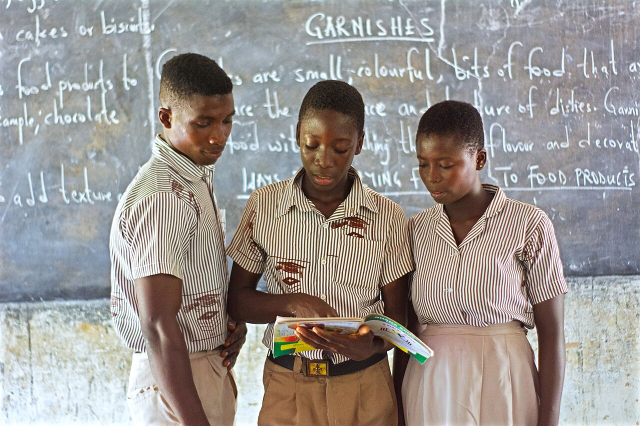
#> input picture marketing/site-vitrine/photos/hero-classe.jpg, 1280 x 852 px (shown at 1/2 size)
$ python generer.py
#> lines starting #> are read from the running program, lines starting #| are printed output that depends on the picture
# Génère les ressources images du site vitrine (landing/assets/) à partir des sources du dépôt :
# photos CC0 (marketing/site-vitrine/photos/), captures et icône de la fiche store
# (marketing/play-store/). Voir docs/refonte-site/SPEC.md §8.
#
# Usage : python3 marketing/site-vitrine/generer.py   (Pillow 11+ avec AVIF et WebP)
# Le script est idempotent : il écrase les fichiers produits à chaque exécution.
from pathlib import Path
from PIL import Image, ImageDraw, ImageFont, features

RACINE = Path(__file__).resolve().parents[2]
PHOTOS_SRC = Path(__file__).resolve().parent / "photos"
STORE = RACINE / "marketing/play-store"
ASSETS = RACINE / "landing/assets"
FONTS = ASSETS / "fonts"

AVIF = features.check("avif")


def sortie(*parties):
    chemin = ASSETS.joinpath(*parties)
    chemin.parent.mkdir(parents=True, exist_ok=True)
    return chemin


# ---------------------------------------------------------------- Photos (SPEC §8.1)
# Trois largeurs ; le 1200 est un redimensionnement de la source 1280 (jamais d'agrandissement).
PHOTOS = {
    "classe": "hero-classe.jpg",
    "eleves-lecture": "scolarite.jpg",
    "cahiers": "bulletins.jpg",
}
for nom, fichier in PHOTOS.items():
    source = Image.open(PHOTOS_SRC / fichier).convert("RGB")
#> source is the input picture: PIL image 1280x852 RGB; mean R, G, B 154.8, 149.8, 146.4
    for largeur in (480, 800, 1200):
        hauteur = round(source.height * largeur / source.width)
        img = source.resize((largeur, hauteur), Image.LANCZOS)
        img.save(sortie("photos", f"{nom}-{largeur}.jpg"), "JPEG", quality=78, progressive=True, optimize=True)
        img.save(sortie("photos", f"{nom}-{largeur}.webp"), "WEBP", quality=75, method=6)
        if AVIF:
            img.save(sortie("photos", f"{nom}-{largeur}.avif"), "AVIF", quality=50, speed=4)
#> this loop made 3 passes
#> pass 1, `img = source.resize((largeur, hauteur), Image.LANCZOS)`:
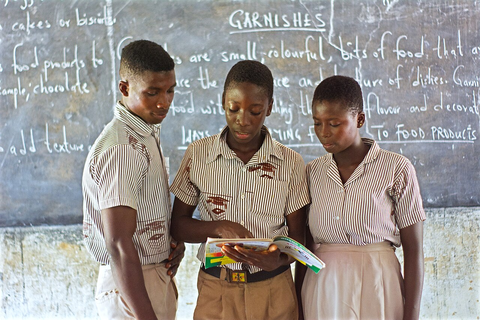
#> img: PIL image 480x320 RGB; mean R, G, B 154.8, 149.8, 146.4
#> pass 2, `img = source.resize((largeur, hauteur), Image.LANCZOS)`:
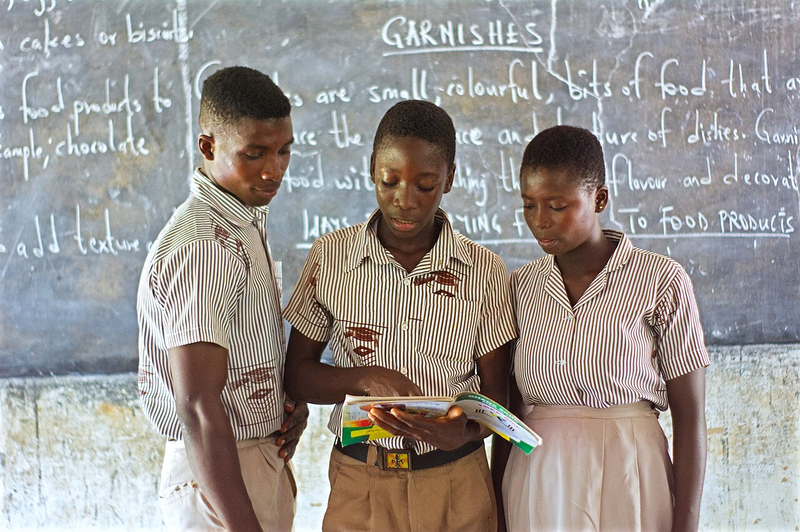
#> img: PIL image 800x532 RGB; mean R, G, B 154.7, 149.7, 146.3
#> pass 2 of the loop `for nom, fichier in PHOTOS.items():`:
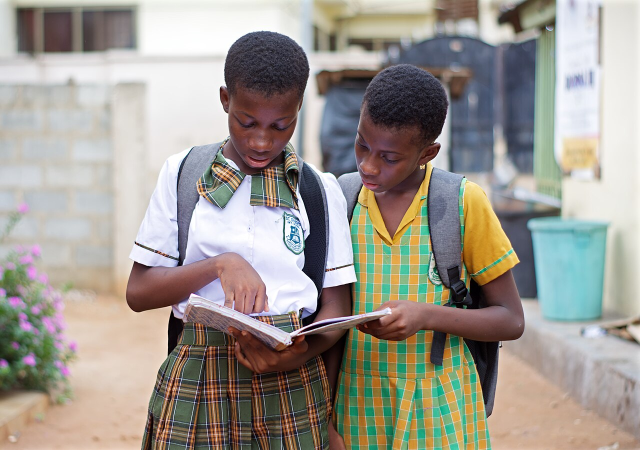
#> input picture marketing/site-vitrine/photos/scolarite.jpg, 1280 x 900 px (shown at 1/2 size)
#> source is the input picture: PIL image 1280x900 RGB; mean R, G, B 157.9, 152.8, 144.9
#> pass 3 of the loop `for nom, fichier in PHOTOS.items():`:
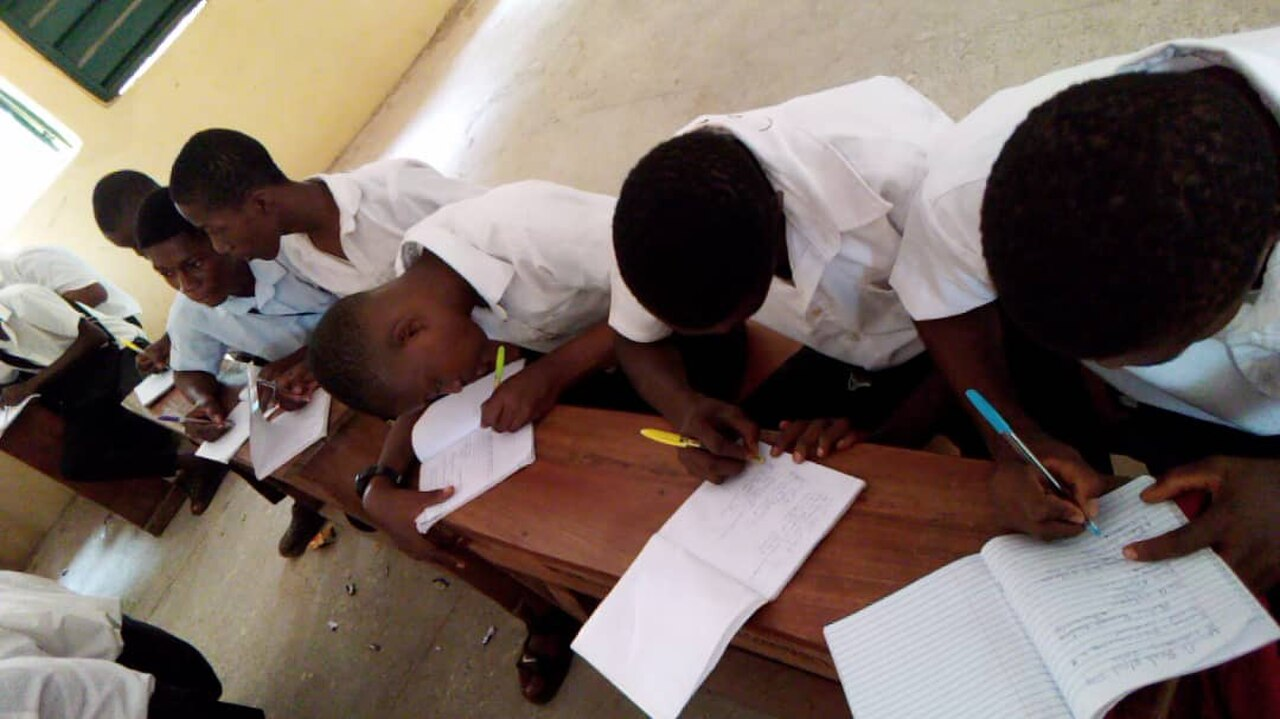
#> input picture marketing/site-vitrine/photos/bulletins.jpg, 1280 x 719 px
#> source is the input picture: PIL image 1280x719 RGB; mean R, G, B 119.1, 105.7, 98.9

# -------------------------------------------------------------- Captures (SPEC §8.2)
# Aucun recadrage : c'est le cadre CSS (aspect-ratio + object-fit) qui recadre.
CAPTURES = {
    "appel": "capture-1-feuille-appel.png",
    "notes": "capture-2-notes.png",
    "emploi-du-temps": "capture-3-emploi-du-temps.png",
    "accueil": "capture-4-accueil.png",
    "connexion": "capture-5-connexion.png",
}
for nom, fichier in CAPTURES.items():
    source = Image.open(STORE / fichier).convert("RGB")
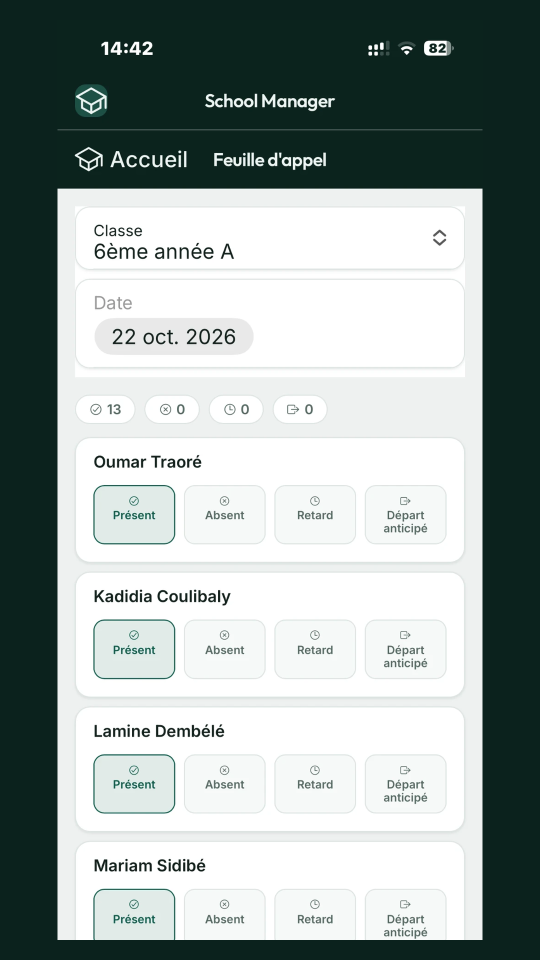
#> input picture marketing/play-store/capture-1-feuille-appel.png, 1080 x 1920 px (shown at 1/2 size)
#> source is the input picture: PIL image 1080x1920 RGB; mean R, G, B 154.5, 164.9, 162.4
    for largeur, hauteur in ((540, 960), (360, 640)):
        source.resize((largeur, hauteur), Image.LANCZOS).save(
            sortie("captures", f"{nom}-{largeur}.webp"), "WEBP", quality=80, method=6
        )
#> this loop made 2 passes
#> pass 1, `source.resize((largeur, hauteur), Image.LANCZOS).save( sortie("capture..`:
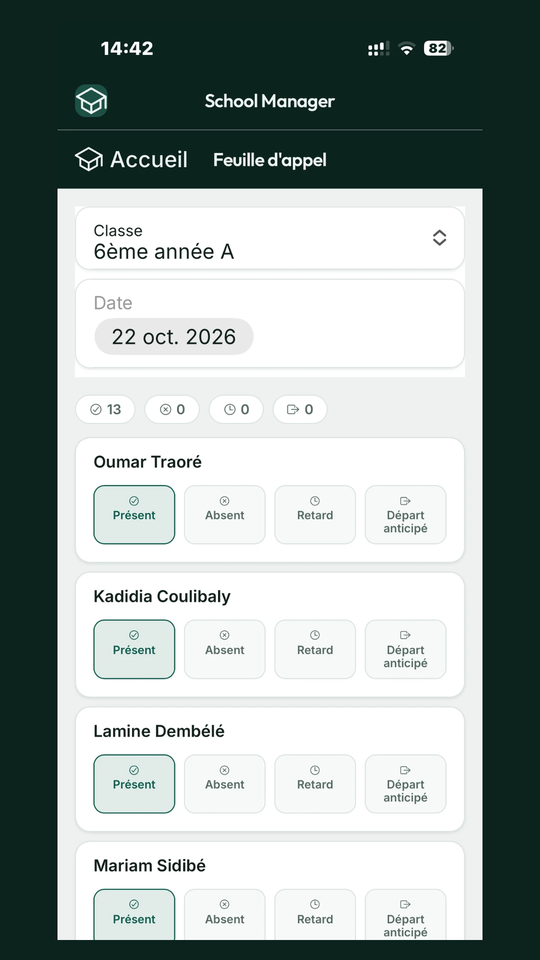
#> saved as appel-540.webp: PIL image 540x960 RGB; mean R, G, B 154.4, 164.8, 162.3
#> pass 2, `source.resize((largeur, hauteur), Image.LANCZOS).save( sortie("capture..`:
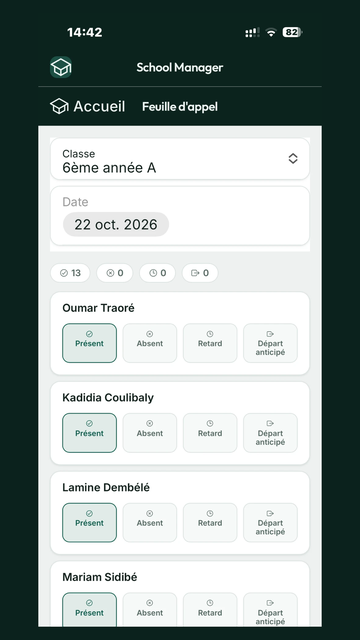
#> saved as appel-360.webp: PIL image 360x640 RGB; mean R, G, B 154.4, 164.8, 162.3
#> pass 2 of the loop `for nom, fichier in CAPTURES.items():`:
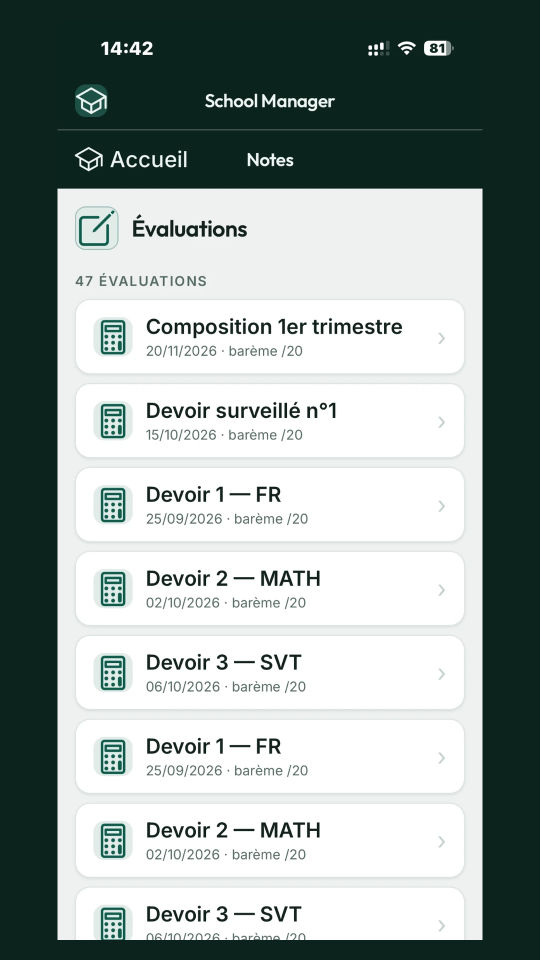
#> input picture marketing/play-store/capture-2-notes.png, 1080 x 1920 px (shown at 1/2 size)
#> source is the input picture: PIL image 1080x1920 RGB; mean R, G, B 151.6, 162.3, 159.8
#> the loop `for largeur, hauteur in ((540, 960), (360, 640)):` made 2 passes
#> pass 2, `source.resize((largeur, hauteur), Image.LANCZOS).save( sortie("capture..`:
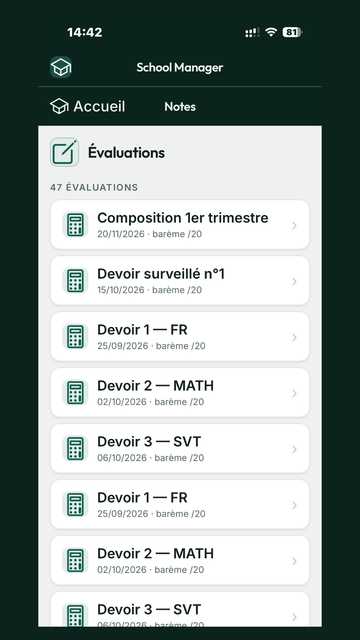
#> saved as notes-360.webp: PIL image 360x640 RGB; mean R, G, B 151.4, 162.1, 159.5
#> pass 3 of the loop `for nom, fichier in CAPTURES.items():`:
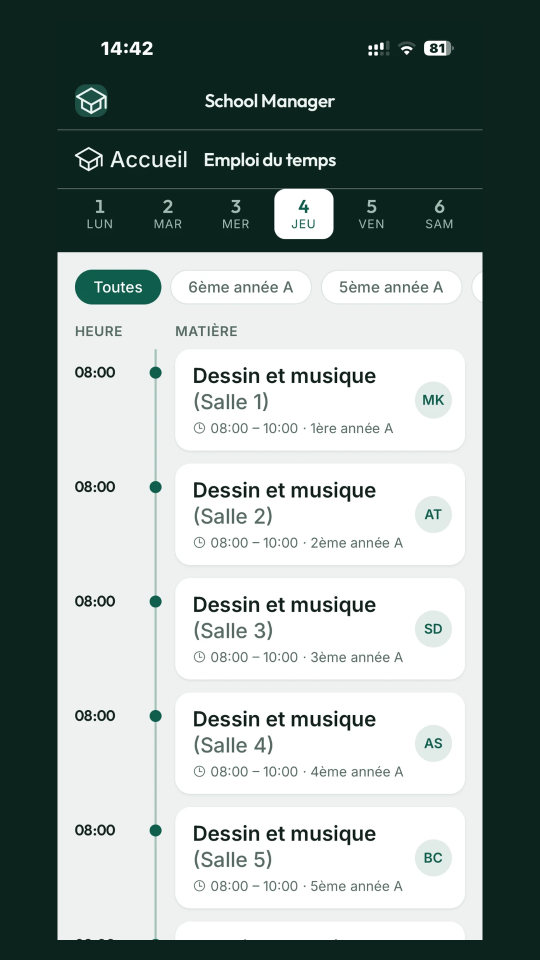
#> input picture marketing/play-store/capture-3-emploi-du-temps.png, 1080 x 1920 px (shown at 1/2 size)
#> source is the input picture: PIL image 1080x1920 RGB; mean R, G, B 140.4, 152.2, 149.4
#> the loop `for largeur, hauteur in ((540, 960), (360, 640)):` made 2 passes
#> pass 2, `source.resize((largeur, hauteur), Image.LANCZOS).save( sortie("capture..`:
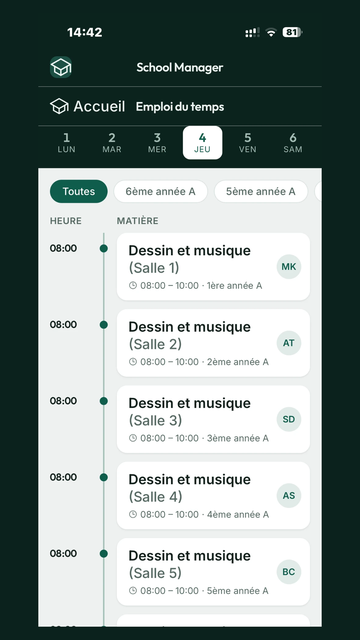
#> saved as emploi-du-temps-360.webp: PIL image 360x640 RGB; mean R, G, B 140.2, 152, 149.1
#> (the run stopped early here; a loop or call above may not have finished)
